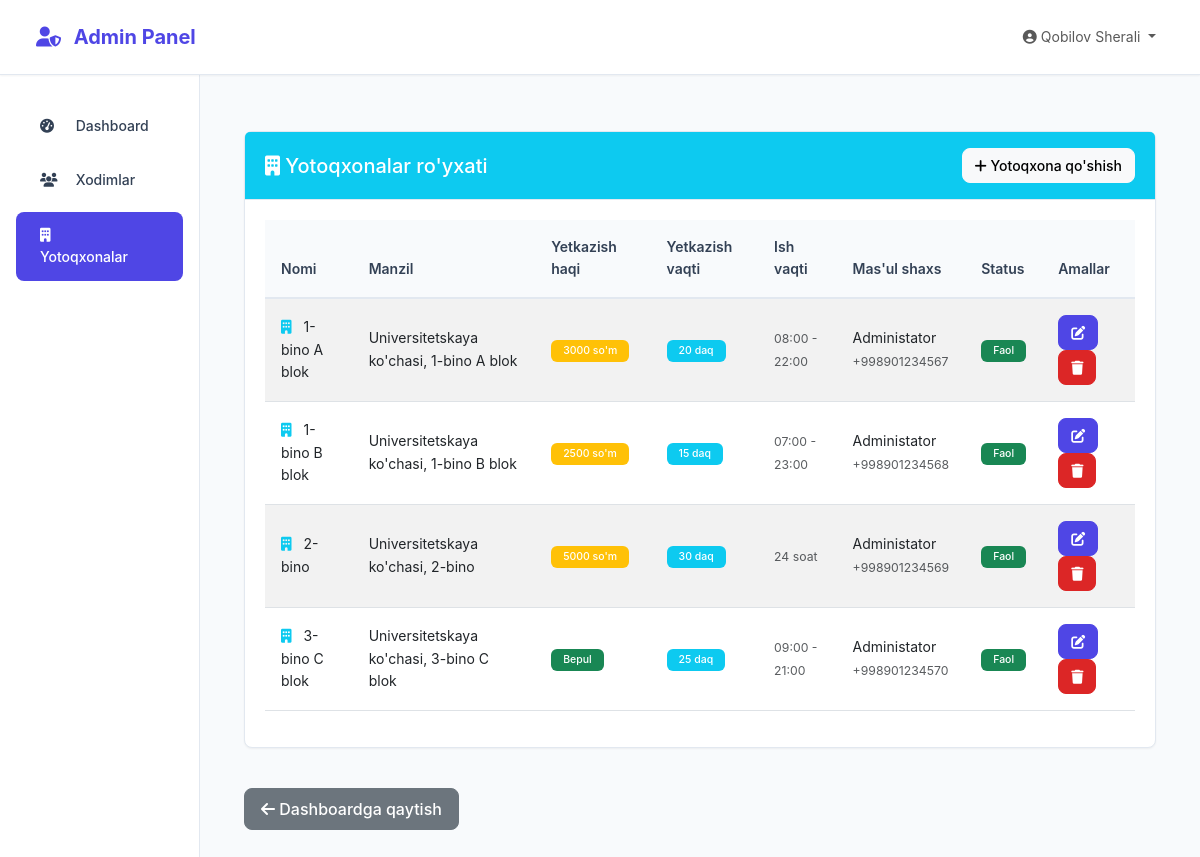
The page /admin-panel/dormitories/ (signed in) on the database its author committed.
### users/models.py (models this page shows, shortened)
class User(AbstractUser):
    KITCHEN_STAFF = 'kitchen'
    COURIER = 'courier'
    ADMIN = 'admin'
    ROLE_CHOICES = [
        (KITCHEN_STAFF, 'Oshxona xodimi'),
        (COURIER, 'Kuryer'),
        (ADMIN, 'Administrator'),
    ]
    role = models.CharField(
        max_length=20,
        choices=ROLE_CHOICES,
        default=KITCHEN_STAFF,
        verbose_name='Rol'
    )
    phone_number = models.CharField(
        max_length=20,
        blank=True,
        null=True,
        verbose_name='Telefon raqami'
    )
    address = models.TextField(
        blank=True,
        null=True,
        verbose_name='Manzil'
    )
    is_active_worker = models.BooleanField(
        default=True,
        verbose_name='Faol xodim'
    )
    created_at = models.DateTimeField(
        auto_now_add=True,
        verbose_name='Yaratilgan sana'
    )
    updated_at = models.DateTimeField(
        auto_now=True,
        verbose_name='Yangilangan sana'
    )
    plain_password = models.CharField(
        max_length=128,
        blank=True,
        null=True,
        verbose_name='Ochiq parol'
    )
    class Meta:
        verbose_name = 'Foydalanuvchi'
        verbose_name_plural = 'Foydalanuvchilar'
        db_table = 'users_user'
    def is_admin_user(self):
        return self.role == self.ADMIN or self.is_superuser

### bot/models.py (models this page shows, shortened)
class Dormitory(models.Model):
    name = models.CharField(max_length=100, verbose_name="Yotoqxona nomi")
    address = models.TextField(verbose_name="To'liq manzil")
    contact_person = models.CharField(max_length=100, blank=True, verbose_name="Mas'ul shaxs")
    contact_phone = models.CharField(max_length=20, blank=True, verbose_name="Telefon raqam")
    delivery_fee = models.DecimalField(max_digits=10, decimal_places=2, default=0, verbose_name="Yetkazib berish haqi")
    delivery_time = models.PositiveIntegerField(default=30, verbose_name="Yetkazib berish vaqti (daqiqa)")
    working_hours_start = models.TimeField(default='09:00', verbose_name="Ish boshlanish vaqti")
    working_hours_end = models.TimeField(default='23:00', verbose_name="Ish tugash vaqti")
    is_24_hours = models.BooleanField(default=False, verbose_name="24 soat ishlaydi")
    latitude = models.DecimalField(max_digits=10, decimal_places=8, blank=True, null=True, verbose_name="Kenglik")
    longitude = models.DecimalField(max_digits=11, decimal_places=8, blank=True, null=True, verbose_name="Uzunlik")
    is_active = models.BooleanField(default=True, verbose_name="Faol")
    notes = models.TextField(blank=True, verbose_name="Qo'shimcha ma'lumot")
    created_at = models.DateTimeField(auto_now_add=True, verbose_name="Yaratilgan vaqt")
    class Meta:
        verbose_name = "Yotoqxona"
        verbose_name_plural = "Yotoqxonalar"
    def get_working_hours_display(self):
        if self.is_24_hours:
            return "24 soat"
        return f"{self.working_hours_start.strftime('%H:%M')} - {self.working_hours_end.strftime('%H:%M')}"

### users/views.py (the view)
# urls.py: path('dormitories/', views.dormitories_list, name='dormitories_list'),
@admin_required
def dormitories_list(request):
    from bot.models import Dormitory
    dormitories = Dormitory.objects.all().order_by('name')
    return render(request, 'admin_panel/dormitories_list.html', {
        'dormitories': dormitories,
        'title': 'Yotoqxonalar ro\'yxati'
    })

### templates/admin_panel/dormitories_list.html (shortened to what this page needs)
{% extends 'admin_panel/base.html' %}
{% load static %}
{% block content %}
<div class="container mt-4">
    <div class="row">
        <div class="col-12">
            <div class="card">
                <div class="card-header bg-info text-white d-flex justify-content-between align-items-center">
                    <h5 class="mb-0">
                        <i class="fas fa-building"></i> {{ title }}
                    </h5>
                    <a href="{% url 'admin_panel:add_dormitory' %}" class="btn btn-light btn-sm">
                        <i class="fas fa-plus"></i> Yotoqxona qo'shish
                    </a>
                </div>
                <div class="card-body">
                    {% if dormitories %}
                        <div class="table-responsive">
                            <table class="table table-striped">
                                <thead>
                                    <tr>
                                        <th>Nomi</th>
                                        <th>Manzil</th>
                                        <th>Yetkazish haqi</th>
                                        <th>Yetkazish vaqti</th>
                                        <th>Ish vaqti</th>
                                        <th>Mas'ul shaxs</th>
                                        <th>Status</th>
                                        <th>Amallar</th>
                                    </tr>
                                </thead>
                                <tbody>
                                    {% for dormitory in dormitories %}
                                    <tr>
                                        <td>
                                            <i class="fas fa-building text-info me-2"></i>
                                            {{ dormitory.name }}
                                        </td>
                                        <td>{{ dormitory.address|truncatechars:50 }}</td>
                                        <td>
                                            {% if dormitory.delivery_fee > 0 %}
                                                <span class="badge bg-warning">{{ dormitory.delivery_fee|floatformat:0 }} so'm</span>
                                            {% else %}
                                                <span class="badge bg-success">Bepul</span>
                                            {% endif %}
                                        </td>
                                        <td>
                                            <span class="badge bg-info">{{ dormitory.delivery_time }} daq</span>
                                        </td>
                                        <td>
                                            <small class="text-muted">{{ dormitory.get_working_hours_display }}</small>
                                        </td>
                                        <td>
                                            {{ dormitory.contact_person|default:"—" }}
                                            {% if dormitory.contact_phone %}
                                                <br><small class="text-muted">{{ dormitory.contact_phone }}</small>
                                            {% endif %}
                                        </td>
                                        <td>
                                            {% if dormitory.is_active %}
                                                <span class="badge bg-success">Faol</span>
                                            {% else %}
                                                <span class="badge bg-danger">Nofaol</span>
                                            {% endif %}
                                        </td>
                                        <td>
                                            <a href="{% url 'admin_panel:edit_dormitory' dormitory.id %}" class="btn btn-sm btn-primary me-1">
                                                <i class="fas fa-edit"></i>
                                            </a>
                                            <a href="{% url 'admin_panel:delete_dormitory' dormitory.id %}" class="btn btn-sm btn-danger">
                                                <i class="fas fa-trash"></i>
                                            </a>
                                        </td>
                                    </tr>
                                    {% endfor %}
                                </tbody>
                            </table>
                        </div>
                    {% else %}
                        <div class="text-center text-muted py-5">
                            <i class="fas fa-building fa-4x mb-3"></i>
                            <h4>Hozircha yotoqxonalar ro'yxati bo'sh</h4>
                            <p>Birinchi yotoqxonani qo'shish uchun yuqoridagi "Yotoqxona qo'shish" tugmasini bosing</p>
                        </div>
                    {% endif %}
                </div>
            </div>
        </div>
    </div>
    <div class="row mt-3">
        <div class="col-12">
            <a href="{% url 'admin_panel:dashboard' %}" class="btn btn-secondary">
                <i class="fas fa-arrow-left"></i> Dashboardga qaytish
            </a>
        </div>
    </div>
</div>
{% endblock %}

### templates/common_base.html (shortened to what this page needs)
<!DOCTYPE html>
<html lang="uz">
<head>
    <link href="https://cdn.jsdelivr.net/npm/bootstrap@5.3.0/dist/css/bootstrap.min.css" rel="stylesheet">
    <link rel="stylesheet" href="https://cdnjs.cloudflare.com/ajax/libs/font-awesome/6.4.0/css/all.min.css">
</head>
<body>
    <nav class="navbar navbar-expand-lg navbar-light">
        <div class="container-fluid">
            <a class="navbar-brand" href="{% block navbar_home_url %}{% endblock %}" style="cursor: pointer;">
                <i class="{% block navbar_icon %}fas fa-utensils{% endblock %}"></i>
                <span style="cursor: pointer;">{% block navbar_title %}Yetkazib berish tizimi{% endblock %}</span>
            </a>
            <div class="collapse navbar-collapse" id="navbarNav">
                <ul class="navbar-nav ms-auto">
                    <li class="nav-item dropdown">
                        <a class="nav-link dropdown-toggle" href="#" id="userDropdown" role="button" data-bs-toggle="dropdown">
                            <i class="fas fa-user-circle"></i>
                            {{ user.get_full_name|default:user.username }}
                        </a>
                    </li>
                </ul>
            </div>
        </div>
    </nav>
    <div class="container-fluid">
        <div class="row">
            <nav class="col-md-2 d-md-block sidebar">
                <div class="position-sticky">
                    <ul class="nav flex-column">
                        {% block sidebar_menu %}{% endblock %}
                    </ul>
                </div>
            </nav>
            <main class="col-md-10 ms-sm-auto main-content">
                {% block content %}{% endblock %}
            </main>
        </div>
    </div>
</body>
</html>

### rows shown on the page
User: get_full_name "Qobilov Sherali"
Dormitory: name "1-bino A blok", address "Universitetskaya ko'chasi, 1-bino A blok", delivery_fee "3000", delivery_time "20", working_hours "08:00 - 22:00", contact_person "Administator", contact_phone "+998901234567", is_active "Faol"
Dormitory: name "1-bino B blok", address "Universitetskaya ko'chasi, 1-bino B blok", delivery_fee "2500", delivery_time "15", working_hours "07:00 - 23:00", contact_person "Administator", contact_phone "+998901234568", is_active "Faol"
Dormitory: name "2-bino", address "Universitetskaya ko'chasi, 2-bino", delivery_fee "5000", delivery_time "30", working_hours "24 soat", contact_person "Administator", contact_phone "+998901234569", is_active "Faol"
Dormitory: name "3-bino C blok", address "Universitetskaya ko'chasi, 3-bino C blok", delivery_fee "Bepul", delivery_time "25", working_hours "09:00 - 21:00", contact_person "Administator", contact_phone "+998901234570", is_active "Faol"

### other values the page prints
{{ title }} "Yotoqxonalar ro'yxati"
